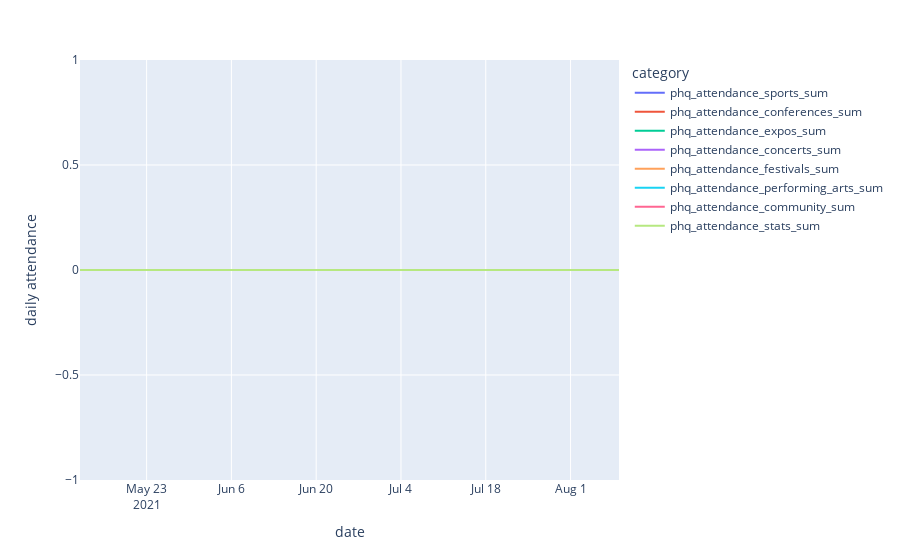

Notebook cell for this chart:
### Markdown cell above
## Plot time series

### Code cell
to_plot = df.filter(regex="sum")
fig = px.line(
    to_plot,
    labels={"value": "daily attendance", "variable": "category"},
)

for date in outlier_dates:

    fig.add_vrect(
        x0=date - datetime.timedelta(days=1),
        x1=date + datetime.timedelta(days=1),
        fillcolor="LightSalmon",
        opacity=0.5,
        layer="below",
        line_width=0,
    )

fig.show()

### Figure 1 — Plotly figure (JSON) as saved in the notebook; plotly's stock layout.template omitted (floating-point values rounded to 4 significant figures)
{"data": [{"hovertemplate": "category=phq_attendance_sports_sum<br>date=%{x}<br>daily attendance=%{y}<extra></extra>", "legendgroup": "phq_attendance_sports_sum", "line": {"color": "#636efa", "dash": "solid"}, "marker": {"symbol": "circle"}, "mode": "lines", "name": "phq_attendance_sports_sum", "orientation": "v", "showlegend": true, "type": "scatter", "x": ["2021-05-12", "2021-05-13", "2021-05-14", "2021-05-15", "2021-05-16", "2021-05-17", "2021-05-18", "2021-05-19", "2021-05-20", "2021-05-21", "2021-05-22", "2021-05-23", "2021-05-24", "2021-05-25", "2021-05-26", "2021-05-27", "2021-05-28", "2021-05-29", "2021-05-30", "2021-05-31", "2021-06-01", "2021-06-02", "2021-06-03", "2021-06-04", "2021-06-05", "2021-06-06", "2021-06-07", "2021-06-08", "2021-06-09", "2021-06-10", "2021-06-11", "2021-06-12", "2021-06-13", "2021-06-14", "2021-06-15", "2021-06-16", "2021-06-17", "2021-06-18", "2021-06-19", "2021-06-20", "2021-06-21", "2021-06-22", "2021-06-23", "2021-06-24", "2021-06-25", "2021-06-26", "2021-06-27", "2021-06-28", "2021-06-29", "2021-06-30", "2021-07-01", "2021-07-02", "2021-07-03", "2021-07-04", "2021-07-05", "2021-07-06", "2021-07-07", "2021-07-08", "2021-07-09", "2021-07-10", "2021-07-11", "2021-07-12", "2021-07-13", "2021-07-14", "2021-07-15", "2021-07-16", "2021-07-17", "2021-07-18", "2021-07-19", "2021-07-20", "2021-07-21", "2021-07-22", "2021-07-23", "2021-07-24", "2021-07-25", "2021-07-26", "2021-07-27", "2021-07-28", "2021-07-29", "2021-07-30", "2021-07-31", "2021-08-01", "2021-08-02", "2021-08-03", "2021-08-04", "2021-08-05", "2021-08-06", "2021-08-07", "2021-08-08", "2021-08-09"], "xaxis": "x", "y": [0, 0, 0, 0, 0, 0, 0, 0, 0, 0, 0, 0, 0, 0, 0, 0, 0, 0, 0, 0, 0, 0, 0, 0, 0, 0, 0, 0, 0, 0, 0, 0, 0, 0, 0, 0, 0, 0, 0, 0, 0, 0, 0, 0, 0, 0, 0, 0, 0, 0, 0, 0, 0, 0, 0, 0, 0, 0, 0, 0, 0, 0, 0, 0, 0, 0, 0, 0, 0, 0, 0, 0, 0, 0, 0, 0, 0, 0, 0, 0, 0, 0, 0, 0, 0, 0, 0, 0, 0, 0], "yaxis": "y"}, {"hovertemplate": "category=phq_attendance_conferences_sum<br>date=%{x}<br>daily attendance=%{y}<extra></extra>", "legendgroup": "phq_attendance_conferences_sum", "line": {"color": "#EF553B", "dash": "solid"}, "marker": {"symbol": "circle"}, "mode": "lines", "name": "phq_attendance_conferences_sum", "orientation": "v", "showlegend": true, "type": "scatter", "x": ["2021-05-12", "2021-05-13", "2021-05-14", "2021-05-15", "2021-05-16", "2021-05-17", "2021-05-18", "2021-05-19", "2021-05-20", "2021-05-21", "2021-05-22", "2021-05-23", "2021-05-24", "2021-05-25", "2021-05-26", "2021-05-27", "2021-05-28", "2021-05-29", "2021-05-30", "2021-05-31", "2021-06-01", "2021-06-02", "2021-06-03", "2021-06-04", "2021-06-05", "2021-06-06", "2021-06-07", "2021-06-08", "2021-06-09", "2021-06-10", "2021-06-11", "2021-06-12", "2021-06-13", "2021-06-14", "2021-06-15", "2021-06-16", "2021-06-17", "2021-06-18", "2021-06-19", "2021-06-20", "2021-06-21", "2021-06-22", "2021-06-23", "2021-06-24", "2021-06-25", "2021-06-26", "2021-06-27", "2021-06-28", "2021-06-29", "2021-06-30", "2021-07-01", "2021-07-02", "2021-07-03", "2021-07-04", "2021-07-05", "2021-07-06", "2021-07-07", "2021-07-08", "2021-07-09", "2021-07-10", "2021-07-11", "2021-07-12", "2021-07-13", "2021-07-14", "2021-07-15", "2021-07-16", "2021-07-17", "2021-07-18", "2021-07-19", "2021-07-20", "2021-07-21", "2021-07-22", "2021-07-23", "2021-07-24", "2021-07-25", "2021-07-26", "2021-07-27", "2021-07-28", "2021-07-29", "2021-07-30", "2021-07-31", "2021-08-01", "2021-08-02", "2021-08-03", "2021-08-04", "2021-08-05", "2021-08-06", "2021-08-07", "2021-08-08", "2021-08-09"], "xaxis": "x", "y": [0, 0, 0, 0, 0, 0, 0, 0, 0, 0, 0, 0, 0, 0, 0, 0, 0, 0, 0, 0, 0, 0, 0, 0, 0, 0, 0, 0, 0, 0, 0, 0, 0, 0, 0, 0, 0, 0, 0, 0, 0, 0, 0, 0, 0, 0, 0, 0, 0, 0, 0, 0, 0, 0, 0, 0, 0, 0, 0, 0, 0, 0, 0, 0, 0, 0, 0, 0, 0, 0, 0, 0, 0, 0, 0, 0, 0, 0, 0, 0, 0, 0, 0, 0, 0, 0, 0, 0, 0, 0], "yaxis": "y"}, {"hovertemplate": "category=phq_attendance_expos_sum<br>date=%{x}<br>daily attendance=%{y}<extra></extra>", "legendgroup": "phq_attendance_expos_sum", "line": {"color": "#00cc96", "dash": "solid"}, "marker": {"symbol": "circle"}, "mode": "lines", "name": "phq_attendance_expos_sum", "orientation": "v", "showlegend": true, "type": "scatter", "x": ["2021-05-12", "2021-05-13", "2021-05-14", "2021-05-15", "2021-05-16", "2021-05-17", "2021-05-18", "2021-05-19", "2021-05-20", "2021-05-21", "2021-05-22", "2021-05-23", "2021-05-24", "2021-05-25", "2021-05-26", "2021-05-27", "2021-05-28", "2021-05-29", "2021-05-30", "2021-05-31", "2021-06-01", "2021-06-02", "2021-06-03", "2021-06-04", "2021-06-05", "2021-06-06", "2021-06-07", "2021-06-08", "2021-06-09", "2021-06-10", "2021-06-11", "2021-06-12", "2021-06-13", "2021-06-14", "2021-06-15", "2021-06-16", "2021-06-17", "2021-06-18", "2021-06-19", "2021-06-20", "2021-06-21", "2021-06-22", "2021-06-23", "2021-06-24", "2021-06-25", "2021-06-26", "2021-06-27", "2021-06-28", "2021-06-29", "2021-06-30", "2021-07-01", "2021-07-02", "2021-07-03", "2021-07-04", "2021-07-05", "2021-07-06", "2021-07-07", "2021-07-08", "2021-07-09", "2021-07-10", "2021-07-11", "2021-07-12", "2021-07-13", "2021-07-14", "2021-07-15", "2021-07-16", "2021-07-17", "2021-07-18", "2021-07-19", "2021-07-20", "2021-07-21", "2021-07-22", "2021-07-23", "2021-07-24", "2021-07-25", "2021-07-26", "2021-07-27", "2021-07-28", "2021-07-29", "2021-07-30", "2021-07-31", "2021-08-01", "2021-08-02", "2021-08-03", "2021-08-04", "2021-08-05", "2021-08-06", "2021-08-07", "2021-08-08", "2021-08-09"], "xaxis": "x", "y": [0, 0, 0, 0, 0, 0, 0, 0, 0, 0, 0, 0, 0, 0, 0, 0, 0, 0, 0, 0, 0, 0, 0, 0, 0, 0, 0, 0, 0, 0, 0, 0, 0, 0, 0, 0, 0, 0, 0, 0, 0, 0, 0, 0, 0, 0, 0, 0, 0, 0, 0, 0, 0, 0, 0, 0, 0, 0, 0, 0, 0, 0, 0, 0, 0, 0, 0, 0, 0, 0, 0, 0, 0, 0, 0, 0, 0, 0, 0, 0, 0, 0, 0, 0, 0, 0, 0, 0, 0, 0], "yaxis": "y"}, {"hovertemplate": "category=phq_attendance_concerts_sum<br>date=%{x}<br>daily attendance=%{y}<extra></extra>", "legendgroup": "phq_attendance_concerts_sum", "line": {"color": "#ab63fa", "dash": "solid"}, "marker": {"symbol": "circle"}, "mode": "lines", "name": "phq_attendance_concerts_sum", "orientation": "v", "showlegend": true, "type": "scatter", "x": ["2021-05-12", "2021-05-13", "2021-05-14", "2021-05-15", "2021-05-16", "2021-05-17", "2021-05-18", "2021-05-19", "2021-05-20", "2021-05-21", "2021-05-22", "2021-05-23", "2021-05-24", "2021-05-25", "2021-05-26", "2021-05-27", "2021-05-28", "2021-05-29", "2021-05-30", "2021-05-31", "2021-06-01", "2021-06-02", "2021-06-03", "2021-06-04", "2021-06-05", "2021-06-06", "2021-06-07", "2021-06-08", "2021-06-09", "2021-06-10", "2021-06-11", "2021-06-12", "2021-06-13", "2021-06-14", "2021-06-15", "2021-06-16", "2021-06-17", "2021-06-18", "2021-06-19", "2021-06-20", "2021-06-21", "2021-06-22", "2021-06-23", "2021-06-24", "2021-06-25", "2021-06-26", "2021-06-27", "2021-06-28", "2021-06-29", "2021-06-30", "2021-07-01", "2021-07-02", "2021-07-03", "2021-07-04", "2021-07-05", "2021-07-06", "2021-07-07", "2021-07-08", "2021-07-09", "2021-07-10", "2021-07-11", "2021-07-12", "2021-07-13", "2021-07-14", "2021-07-15", "2021-07-16", "2021-07-17", "2021-07-18", "2021-07-19", "2021-07-20", "2021-07-21", "2021-07-22", "2021-07-23", "2021-07-24", "2021-07-25", "2021-07-26", "2021-07-27", "2021-07-28", "2021-07-29", "2021-07-30", "2021-07-31", "2021-08-01", "2021-08-02", "2021-08-03", "2021-08-04", "2021-08-05", "2021-08-06", "2021-08-07", "2021-08-08", "2021-08-09"], "xaxis": "x", "y": [0, 0, 0, 0, 0, 0, 0, 0, 0, 0, 0, 0, 0, 0, 0, 0, 0, 0, 0, 0, 0, 0, 0, 0, 0, 0, 0, 0, 0, 0, 0, 0, 0, 0, 0, 0, 0, 0, 0, 0, 0, 0, 0, 0, 0, 0, 0, 0, 0, 0, 0, 0, 0, 0, 0, 0, 0, 0, 0, 0, 0, 0, 0, 0, 0, 0, 0, 0, 0, 0, 0, 0, 0, 0, 0, 0, 0, 0, 0, 0, 0, 0, 0, 0, 0, 0, 0, 0, 0, 0], "yaxis": "y"}, {"hovertemplate": "category=phq_attendance_festivals_sum<br>date=%{x}<br>daily attendance=%{y}<extra></extra>", "legendgroup": "phq_attendance_festivals_sum", "line": {"color": "#FFA15A", "dash": "solid"}, "marker": {"symbol": "circle"}, "mode": "lines", "name": "phq_attendance_festivals_sum", "orientation": "v", "showlegend": true, "type": "scatter", "x": ["2021-05-12", "2021-05-13", "2021-05-14", "2021-05-15", "2021-05-16", "2021-05-17", "2021-05-18", "2021-05-19", "2021-05-20", "2021-05-21", "2021-05-22", "2021-05-23", "2021-05-24", "2021-05-25", "2021-05-26", "2021-05-27", "2021-05-28", "2021-05-29", "2021-05-30", "2021-05-31", "2021-06-01", "2021-06-02", "2021-06-03", "2021-06-04", "2021-06-05", "2021-06-06", "2021-06-07", "2021-06-08", "2021-06-09", "2021-06-10", "2021-06-11", "2021-06-12", "2021-06-13", "2021-06-14", "2021-06-15", "2021-06-16", "2021-06-17", "2021-06-18", "2021-06-19", "2021-06-20", "2021-06-21", "2021-06-22", "2021-06-23", "2021-06-24", "2021-06-25", "2021-06-26", "2021-06-27", "2021-06-28", "2021-06-29", "2021-06-30", "2021-07-01", "2021-07-02", "2021-07-03", "2021-07-04", "2021-07-05", "2021-07-06", "2021-07-07", "2021-07-08", "2021-07-09", "2021-07-10", "2021-07-11", "2021-07-12", "2021-07-13", "2021-07-14", "2021-07-15", "2021-07-16", "2021-07-17", "2021-07-18", "2021-07-19", "2021-07-20", "2021-07-21", "2021-07-22", "2021-07-23", "2021-07-24", "2021-07-25", "2021-07-26", "2021-07-27", "2021-07-28", "2021-07-29", "2021-07-30", "2021-07-31", "2021-08-01", "2021-08-02", "2021-08-03", "2021-08-04", "2021-08-05", "2021-08-06", "2021-08-07", "2021-08-08", "2021-08-09"], "xaxis": "x", "y": [0, 0, 0, 0, 0, 0, 0, 0, 0, 0, 0, 0, 0, 0, 0, 0, 0, 0, 0, 0, 0, 0, 0, 0, 0, 0, 0, 0, 0, 0, 0, 0, 0, 0, 0, 0, 0, 0, 0, 0, 0, 0, 0, 0, 0, 0, 0, 0, 0, 0, 0, 0, 0, 0, 0, 0, 0, 0, 0, 0, 0, 0, 0, 0, 0, 0, 0, 0, 0, 0, 0, 0, 0, 0, 0, 0, 0, 0, 0, 0, 0, 0, 0, 0, 0, 0, 0, 0, 0, 0], "yaxis": "y"}, {"hovertemplate": "category=phq_attendance_performing_arts_sum<br>date=%{x}<br>daily attendance=%{y}<extra></extra>", "legendgroup": "phq_attendance_performing_arts_sum", "line": {"color": "#19d3f3", "dash": "solid"}, "marker": {"symbol": "circle"}, "mode": "lines", "name": "phq_attendance_performing_arts_sum", "orientation": "v", "showlegend": true, "type": "scatter", "x": ["2021-05-12", "2021-05-13", "2021-05-14", "2021-05-15", "2021-05-16", "2021-05-17", "2021-05-18", "2021-05-19", "2021-05-20", "2021-05-21", "2021-05-22", "2021-05-23", "2021-05-24", "2021-05-25", "2021-05-26", "2021-05-27", "2021-05-28", "2021-05-29", "2021-05-30", "2021-05-31", "2021-06-01", "2021-06-02", "2021-06-03", "2021-06-04", "2021-06-05", "2021-06-06", "2021-06-07", "2021-06-08", "2021-06-09", "2021-06-10", "2021-06-11", "2021-06-12", "2021-06-13", "2021-06-14", "2021-06-15", "2021-06-16", "2021-06-17", "2021-06-18", "2021-06-19", "2021-06-20", "2021-06-21", "2021-06-22", "2021-06-23", "2021-06-24", "2021-06-25", "2021-06-26", "2021-06-27", "2021-06-28", "2021-06-29", "2021-06-30", "2021-07-01", "2021-07-02", "2021-07-03", "2021-07-04", "2021-07-05", "2021-07-06", "2021-07-07", "2021-07-08", "2021-07-09", "2021-07-10", "2021-07-11", "2021-07-12", "2021-07-13", "2021-07-14", "2021-07-15", "2021-07-16", "2021-07-17", "2021-07-18", "2021-07-19", "2021-07-20", "2021-07-21", "2021-07-22", "2021-07-23", "2021-07-24", "2021-07-25", "2021-07-26", "2021-07-27", "2021-07-28", "2021-07-29", "2021-07-30", "2021-07-31", "2021-08-01", "2021-08-02", "2021-08-03", "2021-08-04", "2021-08-05", "2021-08-06", "2021-08-07", "2021-08-08", "2021-08-09"], "xaxis": "x", "y": [0, 0, 0, 0, 0, 0, 0, 0, 0, 0, 0, 0, 0, 0, 0, 0, 0, 0, 0, 0, 0, 0, 0, 0, 0, 0, 0, 0, 0, 0, 0, 0, 0, 0, 0, 0, 0, 0, 0, 0, 0, 0, 0, 0, 0, 0, 0, 0, 0, 0, 0, 0, 0, 0, 0, 0, 0, 0, 0, 0, 0, 0, 0, 0, 0, 0, 0, 0, 0, 0, 0, 0, 0, 0, 0, 0, 0, 0, 0, 0, 0, 0, 0, 0, 0, 0, 0, 0, 0, 0], "yaxis": "y"}, {"hovertemplate": "category=phq_attendance_community_sum<br>date=%{x}<br>daily attendance=%{y}<extra></extra>", "legendgroup": "phq_attendance_community_sum", "line": {"color": "#FF6692", "dash": "solid"}, "marker": {"symbol": "circle"}, "mode": "lines", "name": "phq_attendance_community_sum", "orientation": "v", "showlegend": true, "type": "scatter", "x": ["2021-05-12", "2021-05-13", "2021-05-14", "2021-05-15", "2021-05-16", "2021-05-17", "2021-05-18", "2021-05-19", "2021-05-20", "2021-05-21", "2021-05-22", "2021-05-23", "2021-05-24", "2021-05-25", "2021-05-26", "2021-05-27", "2021-05-28", "2021-05-29", "2021-05-30", "2021-05-31", "2021-06-01", "2021-06-02", "2021-06-03", "2021-06-04", "2021-06-05", "2021-06-06", "2021-06-07", "2021-06-08", "2021-06-09", "2021-06-10", "2021-06-11", "2021-06-12", "2021-06-13", "2021-06-14", "2021-06-15", "2021-06-16", "2021-06-17", "2021-06-18", "2021-06-19", "2021-06-20", "2021-06-21", "2021-06-22", "2021-06-23", "2021-06-24", "2021-06-25", "2021-06-26", "2021-06-27", "2021-06-28", "2021-06-29", "2021-06-30", "2021-07-01", "2021-07-02", "2021-07-03", "2021-07-04", "2021-07-05", "2021-07-06", "2021-07-07", "2021-07-08", "2021-07-09", "2021-07-10", "2021-07-11", "2021-07-12", "2021-07-13", "2021-07-14", "2021-07-15", "2021-07-16", "2021-07-17", "2021-07-18", "2021-07-19", "2021-07-20", "2021-07-21", "2021-07-22", "2021-07-23", "2021-07-24", "2021-07-25", "2021-07-26", "2021-07-27", "2021-07-28", "2021-07-29", "2021-07-30", "2021-07-31", "2021-08-01", "2021-08-02", "2021-08-03", "2021-08-04", "2021-08-05", "2021-08-06", "2021-08-07", "2021-08-08", "2021-08-09"], "xaxis": "x", "y": [0, 0, 0, 0, 0, 0, 0, 0, 0, 0, 0, 0, 0, 0, 0, 0, 0, 0, 0, 0, 0, 0, 0, 0, 0, 0, 0, 0, 0, 0, 0, 0, 0, 0, 0, 0, 0, 0, 0, 0, 0, 0, 0, 0, 0, 0, 0, 0, 0, 0, 0, 0, 0, 0, 0, 0, 0, 0, 0, 0, 0, 0, 0, 0, 0, 0, 0, 0, 0, 0, 0, 0, 0, 0, 0, 0, 0, 0, 0, 0, 0, 0, 0, 0, 0, 0, 0, 0, 0, 0], "yaxis": "y"}, {"hovertemplate": "category=phq_attendance_stats_sum<br>date=%{x}<br>daily attendance=%{y}<extra></extra>", "legendgroup": "phq_attendance_stats_sum", "line": {"color": "#B6E880", "dash": "solid"}, "marker": {"symbol": "circle"}, "mode": "lines", "name": "phq_attendance_stats_sum", "orientation": "v", "showlegend": true, "type": "scatter", "x": ["2021-05-12", "2021-05-13", "2021-05-14", "2021-05-15", "2021-05-16", "2021-05-17", "2021-05-18", "2021-05-19", "2021-05-20", "2021-05-21", "2021-05-22", "2021-05-23", "2021-05-24", "2021-05-25", "2021-05-26", "2021-05-27", "2021-05-28", "2021-05-29", "2021-05-30", "2021-05-31", "2021-06-01", "2021-06-02", "2021-06-03", "2021-06-04", "2021-06-05", "2021-06-06", "2021-06-07", "2021-06-08", "2021-06-09", "2021-06-10", "2021-06-11", "2021-06-12", "2021-06-13", "2021-06-14", "2021-06-15", "2021-06-16", "2021-06-17", "2021-06-18", "2021-06-19", "2021-06-20", "2021-06-21", "2021-06-22", "2021-06-23", "2021-06-24", "2021-06-25", "2021-06-26", "2021-06-27", "2021-06-28", "2021-06-29", "2021-06-30", "2021-07-01", "2021-07-02", "2021-07-03", "2021-07-04", "2021-07-05", "2021-07-06", "2021-07-07", "2021-07-08", "2021-07-09", "2021-07-10", "2021-07-11", "2021-07-12", "2021-07-13", "2021-07-14", "2021-07-15", "2021-07-16", "2021-07-17", "2021-07-18", "2021-07-19", "2021-07-20", "2021-07-21", "2021-07-22", "2021-07-23", "2021-07-24", "2021-07-25", "2021-07-26", "2021-07-27", "2021-07-28", "2021-07-29", "2021-07-30", "2021-07-31", "2021-08-01", "2021-08-02", "2021-08-03", "2021-08-04", "2021-08-05", "2021-08-06", "2021-08-07", "2021-08-08", "2021-08-09"], "xaxis": "x", "y": [0, 0, 0, 0, 0, 0, 0, 0, 0, 0, 0, 0, 0, 0, 0, 0, 0, 0, 0, 0, 0, 0, 0, 0, 0, 0, 0, 0, 0, 0, 0, 0, 0, 0, 0, 0, 0, 0, 0, 0, 0, 0, 0, 0, 0, 0, 0, 0, 0, 0, 0, 0, 0, 0, 0, 0, 0, 0, 0, 0, 0, 0, 0, 0, 0, 0, 0, 0, 0, 0, 0, 0, 0, 0, 0, 0, 0, 0, 0, 0, 0, 0, 0, 0, 0, 0, 0, 0, 0, 0], "yaxis": "y"}], "layout": {"autosize": true, "legend": {"title": {"text": "category"}, "tracegroupgap": 0}, "margin": {"t": 60}, "xaxis": {"anchor": "y", "autorange": true, "domain": [0, 1], "range": ["2021-05-12", "2021-08-09"], "title": {"text": "date"}, "type": "date"}, "yaxis": {"anchor": "x", "autorange": true, "domain": [0, 1], "range": [-1, 1], "title": {"text": "daily attendance"}, "type": "linear"}}}
